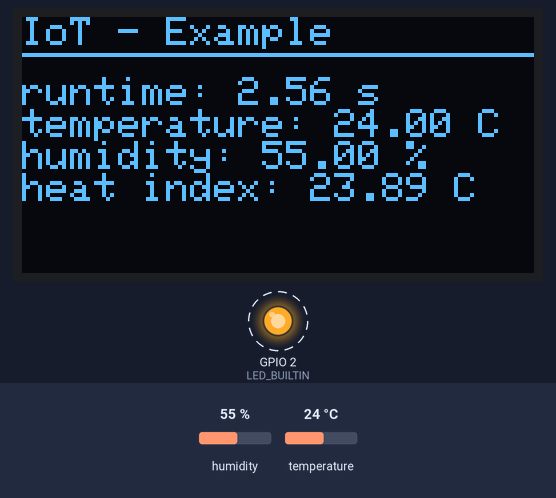
The sketch below on a simulated ESP8266 (Wemos D1 mini). Parts: 128×64 one-colour display, output pins drawn as LEDs (lit = HIGH, except the on-board LED, lit = LOW). Dashed ring = blinking. Inputs (shaded band) come from the test bench; at power-on: humidity 55 %, temperature 24 °C. WiFi joins after 1.5 s; servers stay silent unless stated; no MQTT or app messages arrive unless stated; what the sketch prints to the serial monitor is not drawn.

Above: at 3.7 s.
3.8 s: humidity set to 22 %
At 5.3 s:
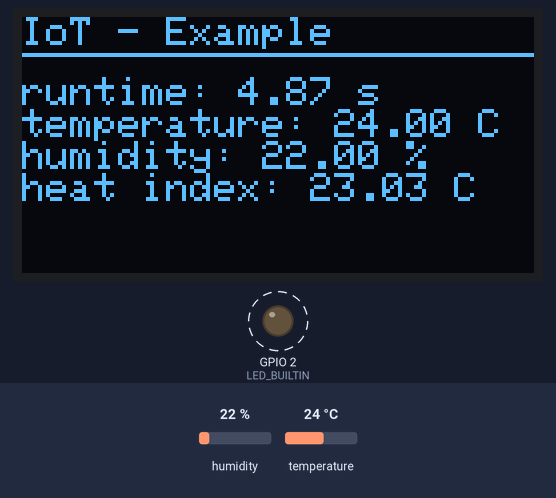
6.9 s: temperature set to 12 °C
At 8.1 s:
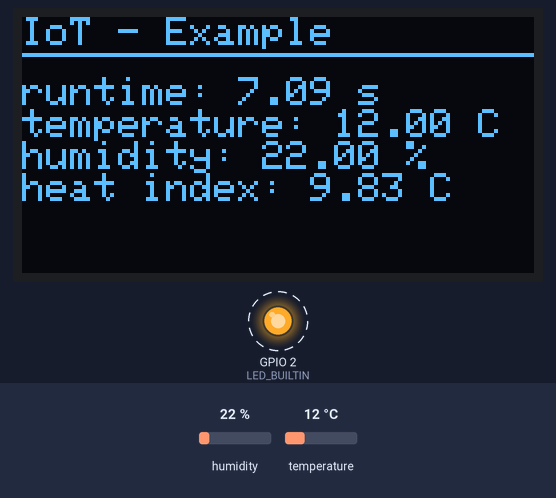
9.8 s: humidity set to 40 %
At 12.0 s:
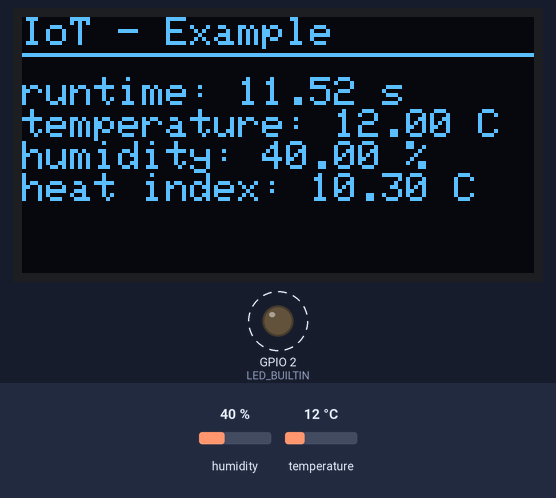
13.1 s: temperature set to 19 °C
At 14.2 s:
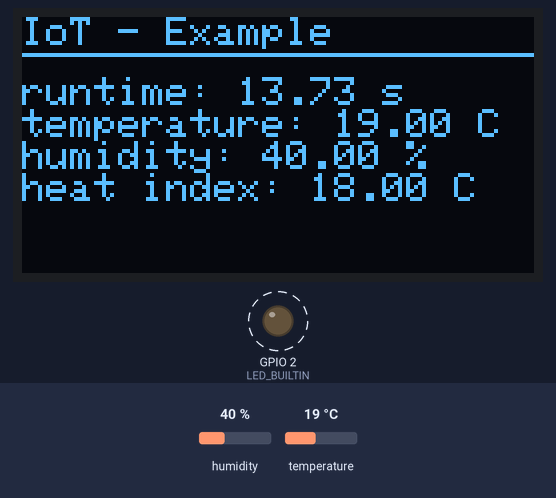
Timing chart, 0 to 17.0 s (numbered marks = the images above; inputs shaded):
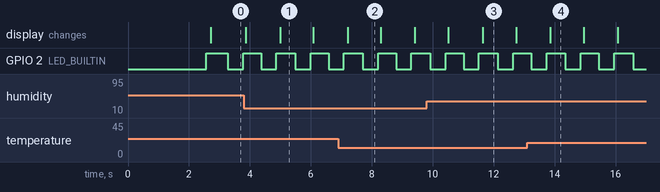

The sketch:

MQTT-Example.ino
```cpp
// (licence header left out)
#include <DHT.h>
#include <Wire.h>
#include <Adafruit_GFX.h>
#include <Adafruit_SSD1306.h>
#include <ESP8266WiFi.h>
#include <PubSubClient.h>

// DHT settings
#define DHTPIN 14 // DHT sensor connected to D5 on the board
#define DHTTYPE DHT11
// OLED settings
#define SCREEN_WIDTH 128 // OLED display width, in pixels
#define SCREEN_HEIGHT 64 // OLED display height, in pixels
#define SCREEN_ADDRESS 0x3C
#define LOGO_HEIGHT   64
#define LOGO_WIDTH    128
const unsigned char iot_logo [] PROGMEM = {
	0x00, 0x00, 0x00, 0x00, 0x00, 0x00, 0x00, 0x00, 0x00, 0x00, 0x00, 0x00, 0x00, 0x00, 0x00, 0x00,
	0x00, 0x00, 0x00, 0x00, 0x00, 0x00, 0x0f, 0x00, 0x00, 0x00, 0x00, 0x00, 0x00, 0x00, 0x00, 0x00,
	0x00, 0x00, 0x00, 0x00, 0x00, 0x00, 0x3f, 0x80, 0x00, 0x00, 0x00, 0x00, 0x00, 0x00, 0x00, 0x00,
	0x00, 0x00, 0x00, 0x00, 0x00, 0x00, 0x7f, 0xc0, 0x00, 0x00, 0x00, 0x00, 0x00, 0x00, 0x00, 0x00,
	0x00, 0x00, 0x00, 0x00, 0x00, 0x00, 0x7f, 0xe0, 0x00, 0x00, 0x00, 0x00, 0x00, 0x00, 0x00, 0x00,
	0x00, 0x00, 0x00, 0x00, 0x00, 0x00, 0x7f, 0xe0, 0x00, 0x00, 0x00, 0x00, 0x00, 0x00, 0x00, 0x00,
	0x00, 0x00, 0x00, 0x00, 0x00, 0x00, 0xff, 0xe0, 0x00, 0x00, 0x00, 0x00, 0x00, 0x00, 0x00, 0x00,
	0x00, 0x00, 0x00, 0x00, 0x00, 0x00, 0xff, 0xe0, 0x00, 0x00, 0x00, 0x00, 0x00, 0x00, 0x00, 0x00,
	0x00, 0x00, 0x00, 0x00, 0x00, 0x00, 0xff, 0xe0, 0x00, 0x00, 0x00, 0x00, 0x00, 0x00, 0x00, 0x00,
	0x00, 0x00, 0x00, 0x00, 0x00, 0x00, 0xff, 0xe0, 0x00, 0x00, 0x00, 0x00, 0x00, 0x00, 0x00, 0x00,
	0x00, 0x00, 0x00, 0x00, 0x00, 0x00, 0xff, 0xe0, 0x00, 0x00, 0x00, 0x00, 0x00, 0x00, 0x00, 0x00,
	0x00, 0x00, 0x00, 0x00, 0x00, 0x00, 0xff, 0xe0, 0x00, 0x00, 0x03, 0xff, 0xff, 0xff, 0xfe, 0x00,
	0x03, 0xe0, 0x00, 0x00, 0x00, 0x00, 0xff, 0xe0, 0x00, 0x00, 0x0f, 0xff, 0xff, 0xff, 0xff, 0x80,
	0x07, 0xf8, 0x00, 0x00, 0x0f, 0x80, 0xff, 0xe0, 0x00, 0x00, 0x1f, 0xff, 0xff, 0xff, 0xff, 0xc0,
	0x0f, 0xf8, 0x00, 0x00, 0x1f, 0xe0, 0xff, 0xe0, 0x1f, 0x00, 0x1f, 0xff, 0xff, 0xff, 0xff, 0xe0,
	0x1f, 0xfc, 0x00, 0x00, 0x3f, 0xe0, 0xff, 0xe0, 0x3f, 0xc0, 0x3f, 0xff, 0xff, 0xff, 0xff, 0xe0,
	0x1f, 0xfc, 0x00, 0x00, 0x7f, 0xf0, 0xff, 0xe0, 0x7f, 0xe0, 0x3f, 0xff, 0xff, 0xff, 0xff, 0xe0,
	0x1f, 0xfc, 0x00, 0x00, 0xff, 0xf0, 0xff, 0xe0, 0xff, 0xf0, 0x3f, 0xff, 0xff, 0xff, 0xff, 0xe0,
	0x1f, 0xfc, 0x00, 0x00, 0xff, 0xf0, 0xff, 0xe0, 0xff, 0xf0, 0x1f, 0xff, 0xff, 0xff, 0xff, 0xe0,
	0x1f, 0xfc, 0x00, 0x01, 0xff, 0xf0, 0xff, 0xe0, 0xff, 0xf8, 0x1f, 0xff, 0xff, 0xff, 0xff, 0xc0,
	0x1f, 0xfc, 0x00, 0x03, 0xff, 0xf0, 0xff, 0xe0, 0xff, 0xfc, 0x0f, 0xff, 0xff, 0xff, 0xff, 0xc0,
	0x1f, 0xfc, 0x00, 0x03, 0xff, 0xe0, 0xff, 0xe0, 0xff, 0xfc, 0x07, 0xff, 0xff, 0xff, 0xff, 0x00,
	0x1f, 0xfc, 0x00, 0x07, 0xff, 0xe0, 0xff, 0xe0, 0x7f, 0xfe, 0x00, 0x00, 0x7f, 0xf0, 0x00, 0x00,
	0x1f, 0xfc, 0x00, 0x07, 0xff, 0xc0, 0xff, 0xe0, 0x3f, 0xfe, 0x00, 0x00, 0x7f, 0xf0, 0x00, 0x00,
	0x1f, 0xfc, 0x00, 0x0f, 0xff, 0x80, 0xff, 0xe0, 0x1f, 0xff, 0x00, 0x00, 0x7f, 0xf0, 0x00, 0x00,
	0x1f, 0xfc, 0x00, 0x0f, 0xff, 0x00, 0xff, 0xe0, 0x0f, 0xff, 0x00, 0x00, 0x7f, 0xf0, 0x00, 0x00,
	0x1f, 0xfc, 0x00, 0x0f, 0xfe, 0x00, 0xff, 0xe0, 0x0f, 0xff, 0x00, 0x00, 0x7f, 0xf0, 0x00, 0x00,
	0x1f, 0xfc, 0x00, 0x1f, 0xfe, 0x00, 0xff, 0xe0, 0x07, 0xff, 0x80, 0x00, 0x7f, 0xf0, 0x00, 0x00,
	0x1f, 0xfc, 0x00, 0x1f, 0xfc, 0x00, 0xff, 0xe0, 0x07, 0xff, 0x80, 0x00, 0x7f, 0xf0, 0x00, 0x00,
	0x1f, 0xfc, 0x00, 0x1f, 0xfc, 0x00, 0xff, 0xe0, 0x03, 0xff, 0x80, 0x00, 0x7f, 0xf0, 0x00, 0x00,
	0x1f, 0xfc, 0x00, 0x1f, 0xfc, 0x00, 0xff, 0xe0, 0x03, 0xff, 0x80, 0x00, 0x7f, 0xf0, 0x00, 0x00,
	0x1f, 0xfc, 0x00, 0x3f, 0xfc, 0x00, 0x7f, 0xe0, 0x03, 0xff, 0x80, 0x00, 0x7f, 0xf0, 0x00, 0x00,
	0x1f, 0xfc, 0x00, 0x3f, 0xf8, 0x00, 0x7f, 0xe0, 0x03, 0xff, 0x80, 0x00, 0x7f, 0xf0, 0x00, 0x00,
	0x1f, 0xfc, 0x00, 0x3f, 0xf8, 0x00, 0x3f, 0xc0, 0x01, 0xff, 0xc0, 0x00, 0x7f, 0xf0, 0x00, 0x00,
	0x1f, 0xfc, 0x00, 0x3f, 0xf8, 0x00, 0x1f, 0x00, 0x01, 0xff, 0xc0, 0x00, 0x7f, 0xf0, 0x00, 0x00,
	0x1f, 0xfc, 0x00, 0x3f, 0xf8, 0x00, 0x00, 0x00, 0x01, 0xff, 0xc0, 0x00, 0x7f, 0xf0, 0x00, 0x00,
	0x1f, 0xfc, 0x00, 0x3f, 0xf8, 0x00, 0x00, 0x00, 0x01, 0xff, 0xc0, 0x00, 0x7f, 0xf0, 0x00, 0x00,
	0x1f, 0xfc, 0x00, 0x3f, 0xf8, 0x00, 0x00, 0x00, 0x03, 0xff, 0x80, 0x00, 0x7f, 0xf0, 0x00, 0x00,
	0x1f, 0xfc, 0x00, 0x3f, 0xfc, 0x00, 0x00, 0x00, 0x03, 0xff, 0x80, 0x00, 0x7f, 0xf0, 0x00, 0x00,
	0x1f, 0xfc, 0x00, 0x1f, 0xfc, 0x00, 0x00, 0x00, 0x03, 0xff, 0x80, 0x00, 0x7f, 0xf0, 0x00, 0x00,
	0x1f, 0xfc, 0x00, 0x1f, 0xfc, 0x00, 0x00, 0x00, 0x03, 0xff, 0x80, 0x00, 0x7f, 0xf0, 0x00, 0x00,
	0x1f, 0xfc, 0x00, 0x1f, 0xfe, 0x00, 0x00, 0x00, 0x07, 0xff, 0x80, 0x00, 0x7f, 0xf0, 0x00, 0x00,
	0x1f, 0xfc, 0x00, 0x1f, 0xfe, 0x00, 0x00, 0x00, 0x07, 0xff, 0x80, 0x00, 0x7f, 0xf0, 0x00, 0x00,
	0x1f, 0xfc, 0x00, 0x0f, 0xff, 0x00, 0x00, 0x00, 0x0f, 0xff, 0x00, 0x00, 0x7f, 0xf0, 0x00, 0x00,
	0x1f, 0xfc, 0x00, 0x0f, 0xff, 0x00, 0x00, 0x00, 0x0f, 0xff, 0x00, 0x00, 0x7f, 0xf0, 0x00, 0x00,
	0x1f, 0xfc, 0x00, 0x0f, 0xff, 0x80, 0x00, 0x00, 0x1f, 0xff, 0x00, 0x00, 0x7f, 0xf0, 0x00, 0x00,
	0x1f, 0xfc, 0x00, 0x07, 0xff, 0xc0, 0x00, 0x00, 0x3f, 0xfe, 0x00, 0x00, 0x7f, 0xf0, 0x00, 0x00,
	0x1f, 0xfc, 0x00, 0x07, 0xff, 0xe0, 0x00, 0x00, 0x7f, 0xfe, 0x00, 0x00, 0x7f, 0xf0, 0x00, 0x00,
	0x1f, 0xfc, 0x00, 0x03, 0xff, 0xf0, 0x00, 0x00, 0xff, 0xfc, 0x00, 0x00, 0x7f, 0xf0, 0x00, 0x00,
	0x1f, 0xfc, 0x00, 0x03, 0xff, 0xfc, 0x00, 0x03, 0xff, 0xfc, 0x00, 0x00, 0x7f, 0xf0, 0x00, 0x00,
	0x1f, 0xfc, 0x00, 0x01, 0xff, 0xff, 0x00, 0x0f, 0xff, 0xf8, 0x00, 0x00, 0x7f, 0xf0, 0x00, 0x00,
	0x1f, 0xfc, 0x00, 0x00, 0xff, 0xff, 0xe0, 0x7f, 0xff, 0xf0, 0x00, 0x00, 0x7f, 0xf0, 0x00, 0x00,
	0x1f, 0xfc, 0x00, 0x00, 0xff, 0xff, 0xff, 0xff, 0xff, 0xe0, 0x00, 0x00, 0x7f, 0xf0, 0x00, 0x00,
	0x1f, 0xfc, 0x00, 0x00, 0x7f, 0xff, 0xff, 0xff, 0xff, 0xe0, 0x00, 0x00, 0x7f, 0xf0, 0x00, 0x00,
	0x1f, 0xfc, 0x00, 0x00, 0x3f, 0xff, 0xff, 0xff, 0xff, 0xc0, 0x00, 0x00, 0x7f, 0xf0, 0x00, 0x00,
	0x1f, 0xfc, 0x00, 0x00, 0x1f, 0xff, 0xff, 0xff, 0xff, 0x80, 0x00, 0x00, 0x7f, 0xf0, 0x00, 0x00,
	0x1f, 0xfc, 0x00, 0x00, 0x0f, 0xff, 0xff, 0xff, 0xfe, 0x00, 0x00, 0x00, 0x7f, 0xf0, 0x00, 0x00,
	0x1f, 0xfc, 0x00, 0x00, 0x03, 0xff, 0xff, 0xff, 0xfc, 0x00, 0x00, 0x00, 0x7f, 0xf0, 0x00, 0x00,
	0x0f, 0xf8, 0x00, 0x00, 0x01, 0xff, 0xff, 0xff, 0xf8, 0x00, 0x00, 0x00, 0x3f, 0xe0, 0x00, 0x00,
	0x07, 0xf8, 0x00, 0x00, 0x00, 0x7f, 0xff, 0xff, 0xe0, 0x00, 0x00, 0x00, 0x1f, 0xe0, 0x00, 0x00,
	0x03, 0xe0, 0x00, 0x00, 0x00, 0x1f, 0xff, 0xff, 0x80, 0x00, 0x00, 0x00, 0x0f, 0x80, 0x00, 0x00,
	0x00, 0x00, 0x00, 0x00, 0x00, 0x07, 0xff, 0xfc, 0x00, 0x00, 0x00, 0x00, 0x00, 0x00, 0x00, 0x00,
	0x00, 0x00, 0x00, 0x00, 0x00, 0x00, 0x3f, 0xc0, 0x00, 0x00, 0x00, 0x00, 0x00, 0x00, 0x00, 0x00,
	0x00, 0x00, 0x00, 0x00, 0x00, 0x00, 0x00, 0x00, 0x00, 0x00, 0x00, 0x00, 0x00, 0x00, 0x00, 0x00
};
// Wifi settings
const char* WIFI_NAME="IoT-Example";
const char* WIFI_PASSWORD="IoTExample";
// MQTT settings
const char* MQTT_BROKER_ADDR="192.168.1.2";
const int MQTT_BROKER_PORT=1883;

// Initialize DHT sensor.
DHT dht(DHTPIN, DHTTYPE);
// Initialize OLED Display
Adafruit_SSD1306 display(SCREEN_WIDTH, SCREEN_HEIGHT, &Wire);
// Initialize Wifi
WiFiClient espWifi;
// Initialize MQTT
PubSubClient mqttClient(espWifi);
String mqttTopic = "iot/" + WiFi.macAddress();

bool get_dht_measurement(float &humidity, float &temp, float &hi) {
  humidity = dht.readHumidity();
  temp = dht.readTemperature();
  if (isnan(humidity) || isnan(temp)) {
    return false;
  }
  hi = dht.computeHeatIndex(temp, humidity, false);
  return true;
}

void serial_print_single_measurement(String name, float value, String unit) {
  Serial.print(name);
  Serial.print(": ");
  Serial.print(value);
  Serial.print(" ");
  Serial.println(unit);
}

void serial_print_measurement(float temp, float humidity, float hi, float runtime) {
  serial_print_single_measurement("runtime", runtime, "ms");
  serial_print_single_measurement("temperature", temp, "°C");
  serial_print_single_measurement("humidity", humidity, "%");
  serial_print_single_measurement("heat_index", hi, "°C");
  Serial.println("-----------------------------------------");
}

void oled_display_logo() {
  display.clearDisplay();
  display.drawBitmap((display.width()-LOGO_WIDTH)/2,
                     (display.height()-LOGO_HEIGHT)/2,
                     iot_logo,
                     LOGO_WIDTH,
                     LOGO_HEIGHT,
                     1);
  display.display();
  delay(1000);
}

void oled_add_header() {
  display.clearDisplay();
  display.setCursor(0,0);
  display.println("IoT - Example");
  display.drawLine(0, 9, SCREEN_WIDTH, 9, SSD1306_WHITE);
  display.setCursor(0,15);
}

void oled_add_single_measurement(String name, float value, String unit) {
  display.print(name);
  display.print(": ");
  display.print(value);
  display.print(" ");
  display.println(unit);
}

void oled_display_measurement(float temp, float humidity, float hi, float runtime) {
  oled_add_header();
  oled_add_single_measurement("runtime", runtime/1000, "s");
  oled_add_single_measurement("temperature", temp, "C");
  oled_add_single_measurement("humidity", humidity, "%");
  oled_add_single_measurement("heat index", hi, "C");
  display.display();
}

void mqtt_reconnect() {
  while(!mqttClient.connected()) {
    Serial.print("Reconnecting...");
    if (!mqttClient.connect("ESP8266Client")) {
      Serial.print("failed rc=");
      Serial.print(mqttClient.state());
      Serial.println(" retrying in 5 seconds");
      delay(5000);
    }
  }
}

void mqtt_send_measurement(float temp, float humidity, float hi, float runtime) {
  mqttClient.publish((mqttTopic + "/runtime").c_str(), String(runtime).c_str());
  mqttClient.publish((mqttTopic + "/temperature").c_str(), String(temp).c_str());
  mqttClient.publish((mqttTopic + "/humidity").c_str(), String(humidity).c_str());
  mqttClient.publish((mqttTopic + "/heat_index").c_str(), String(hi).c_str());
}

void oled_setup() {
  display.begin(SSD1306_SWITCHCAPVCC, SCREEN_ADDRESS);
  display.setTextSize(1);
  display.setTextColor(WHITE);
  oled_display_logo();
}

void wifi_setup() {
  WiFi.begin(WIFI_NAME, WIFI_PASSWORD);
  Serial.println("Connecting to Wifi: ");
  Serial.print(WIFI_NAME);
  while(WiFi.status() != WL_CONNECTED) {
    delay(500);
    Serial.print(".");
  }
  Serial.println();
  Serial.println("Connected :-)");
  Serial.print("IP address: ");
  Serial.println(WiFi.localIP());
  Serial.print("MAC: ");
  Serial.println(WiFi.macAddress());
}

void mqtt_setup() {
  mqttClient.setServer(MQTT_BROKER_ADDR, MQTT_BROKER_PORT);
}

void setup() {
  // initialize digital pin LED_BUILTIN as an output
  pinMode(LED_BUILTIN, OUTPUT);

  // serial init
  Serial.begin(9600);

  // display init
  oled_setup();

  // dht11 init
  dht.begin();

  // wifi init
  wifi_setup();

  // mqtt init
  mqtt_setup();
}

void loop() {
  digitalWrite(LED_BUILTIN, HIGH);
  // Measurement
  static float humidity = 0.0;
  static float temperature = 0.0;
  static float heat_index = 0.0;
  long long runtime = millis();
  if (!get_dht_measurement(humidity, temperature, heat_index)) {
    delay(1000);
    return;
  }

  // Serial Output
  serial_print_measurement(temperature, humidity, heat_index, runtime);


  // OLED Output
  oled_display_measurement(temperature, humidity, heat_index, runtime);

  // MQTT
  mqtt_reconnect();
  mqttClient.loop();
  mqtt_send_measurement(temperature, humidity, heat_index, runtime);

  delay(500);
  digitalWrite(LED_BUILTIN, LOW);
  delay(500);
}
```

Measured:
- by itself, GPIO 2 (LED_BUILTIN): alternates HIGH for 0.62 s and LOW for 0.50 s
- what the display in image 1 shows lasts 1.1 s, from 5.0 s to 6.1 s
